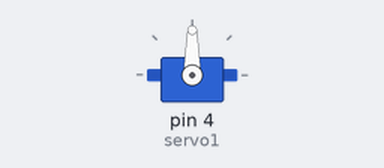
Recording of a sketch running on a simulated Arduino Uno, built with avr-gcc and run on an emulated ATmega328P. On the bench: servo.

Above: at 0.05 s.
At 10.0 s:
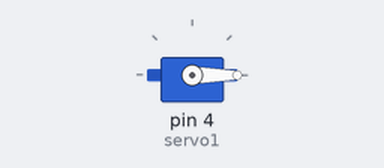
Timing chart, 0 to 13.0 s (numbered marks = the images above):
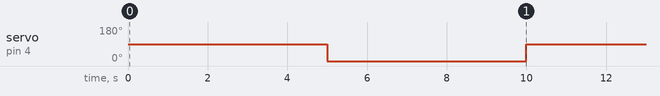

The sketch:

Servomotor.ino
```cpp
#include <Servo.h>

Servo servo1;

void setup() {
  servo1.attach(4);
}

void loop() {
  servo1.write(90);    //ubicacion de los grados
  delay(5000);
  servo1.write(0);    //ubicacion de los grados
  delay(5000);
}
```

Measured:
- by itself, servo on pin 4 (servo1): alternates 90° for 5.0 s and 0° for 5.0 s
